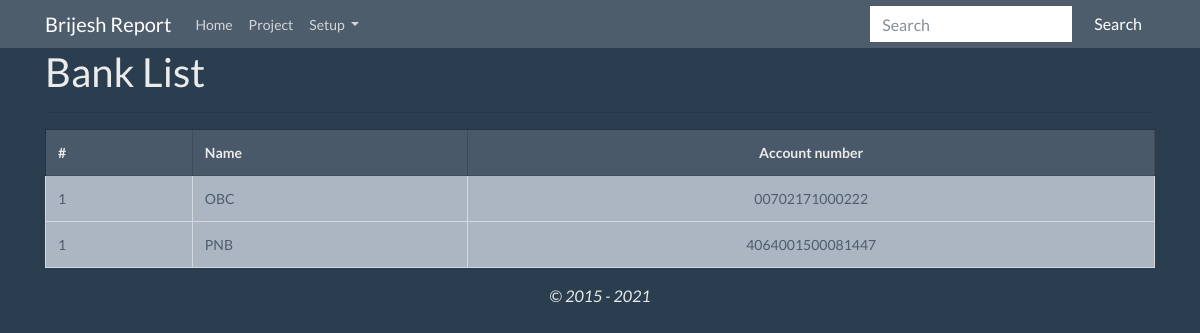
Page /index.php/banks on the committed database.
### tables this page shows
CREATE TABLE "banks" (
	"id"	INTEGER PRIMARY KEY AUTOINCREMENT,
	"name"	TEXT,
	"account_no"	TEXT,
	"is_active"	INTEGER
);

### application/controllers/Banks.php (called while the page is built, shortened)
<?php
class Banks extends CI_Controller {
	public function __construct()
    {
        $this->load->helper('url_helper');
    }
    public function index()
    {
        $data['banks'] = $this->bank->all();
        $this->load->view('banks/index', $data);
    }
}

### index.php (called while the page is built, shortened)
<?php
require_once BASEPATH.'core/CodeIgniter.php';

### application/models/Bank.php (called while the page is built, shortened)
<?php
	class Bank extends CI_Model {
        public function all()
        {
        	$query = $this->db->get('banks');
        	return $query->result_array();
        }
}
?>

### application/views/banks/index.php (the view, shortened to what this page needs)
<div class="container" >
	<div class="row">
		<div class="col-md-12">
			<h1>Bank List</h1>
			<hr>
		</div>
	</div>
	<div class="row">
		<div class="col-md-12">
			<table class="table  table-bordered">
				<tr class="table-active">
					<th># </th>
					<th>Name</th>
					<th class="text-center" >Account number</th>
				</tr>
				<?php foreach ($banks as $key => $bank): ?>
					<tr class="table-light text-dark">
						<td>1</td>
						<td><?= $bank['name'] ?></td>
						<td class="text-center"><?= $bank['account_no'] ?></td>
					</tr>
				<?php endforeach ?>
			</table>
		</div>
	</div>
</div>

### rows in the picture
banks: name "OBC", account_no "00702171000222"
banks: name "PNB", account_no "4064001500081447"
